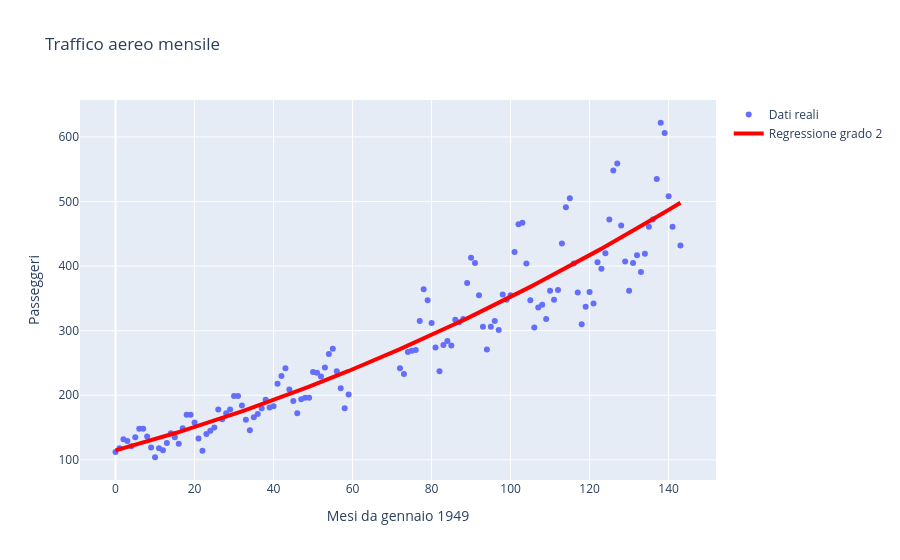

Notebook code for this chart:
### Code cell
df = pd.read_csv('../DATI/data.csv')

# Elimino le righe con valori mancanti
df = df.dropna()


# Dalla stringa 'YYYY-MM' calcolo i mesi trascorsi da gennaio 1949
def mese_numerico(data):
    anno = int(data.split('-')[0])
    mese = int(data.split('-')[1])
    return (anno - 1949) * 12 + (mese - 1)


df['mese_numerico'] = df['date'].apply(mese_numerico)

X = df[['mese_numerico']].values
y = df['passengers'].values

# Regressione polinomiale grado 2
model_poly2 = make_pipeline(PolynomialFeatures(2), LinearRegression())
model_poly2.fit(X, y)
y_pred_poly2 = model_poly2.predict(X)

#RMSE
rmse_poly2 = root_mean_squared_error(y, y_pred_poly2)
print('RMSE:', round(rmse_poly2, 2))

fig = go.Figure()

fig.add_trace(go.Scatter(x=df['mese_numerico'].values, y=y, name="Dati reali", mode='markers'))

fig.add_trace(go.Scatter(x=df['mese_numerico'].values, y=y_pred_poly2, name="Regressione grado 2", mode='lines', line=dict(color="red", width=4)))

fig.update_layout(
    title="Traffico aereo mensile",
    xaxis_title="Mesi da gennaio 1949",
    yaxis_title="Passeggeri"
)

fig.show()

### Figure 1 — Plotly figure (JSON) as saved in the notebook; plotly's stock layout.template omitted (floating-point values rounded to 4 significant figures; data arrays with more than 128 entries replaced by an {"elided": "..."} marker saying what was removed)
{"data": [{"mode": "markers", "name": "Dati reali", "type": "scatter", "x": {"elided": "131 int values"}, "y": {"elided": "131 float values"}}, {"line": {"color": "red", "width": 4}, "mode": "lines", "name": "Regressione grado 2", "type": "scatter", "x": {"elided": "131 int values"}, "y": {"elided": "131 float values"}}], "layout": {"title": {"text": "Traffico aereo mensile"}, "xaxis": {"title": {"text": "Mesi da gennaio 1949"}}, "yaxis": {"title": {"text": "Passeggeri"}}}}
